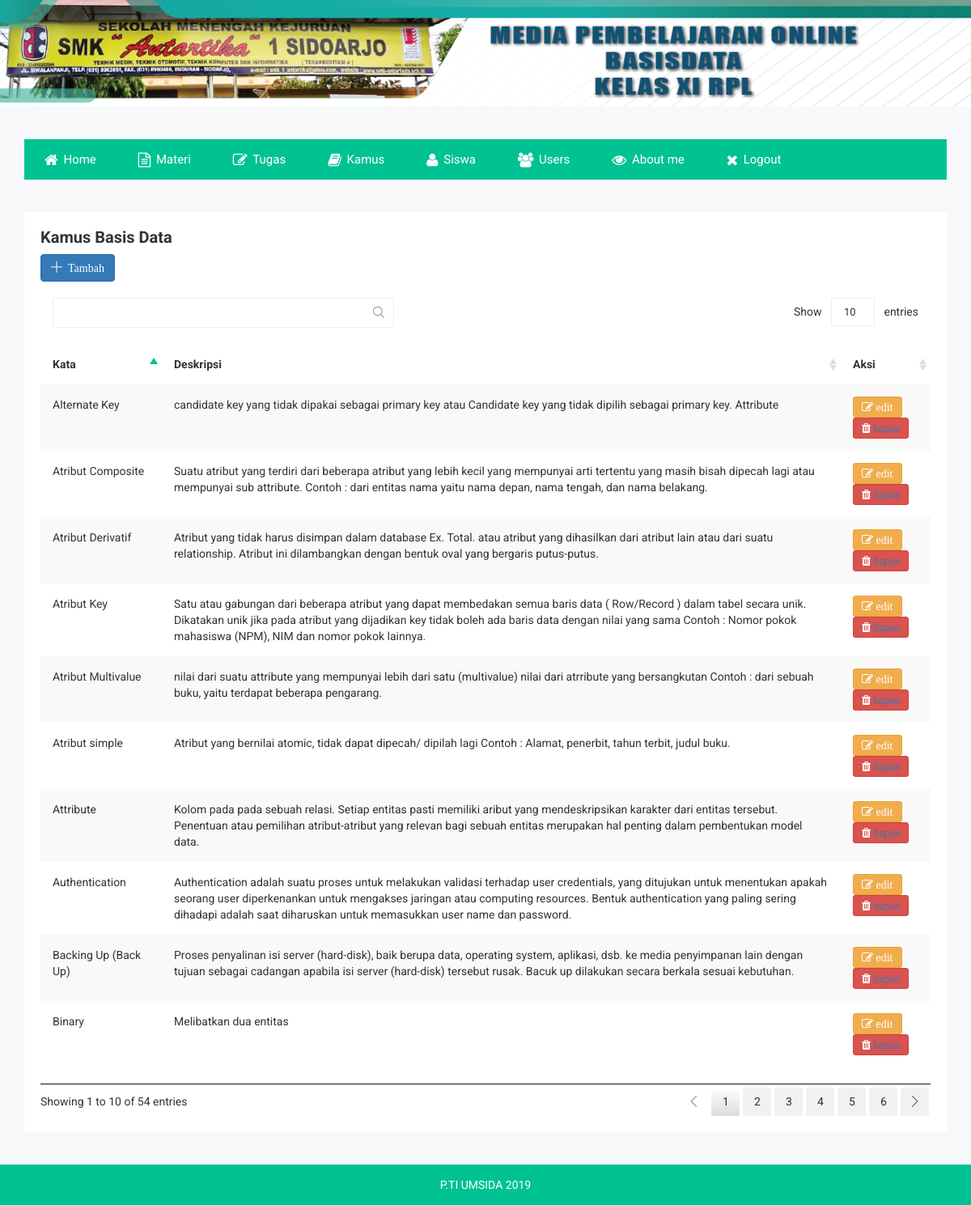
/kamus.php (signed in), run on the app's committed database.
### tables this page shows
CREATE TABLE `tb_kamus` (
  `id_kamus` int(11) NOT NULL AUTO_INCREMENT,
  `kata` varchar(100) DEFAULT NULL,
  `deskrip` text,
  PRIMARY KEY (`id_kamus`)
);

### kamus.php (the view, shortened to what this page needs)
<!doctype html>
<html class="no-js" lang="">
<head>
    <link rel="stylesheet" href="css/bootstrap.min.css">
    <link rel="stylesheet" href="css/font-awesome.min.css">
    <link rel="stylesheet" href="css/owl.carousel.css">
    <link rel="stylesheet" href="css/owl.theme.css">
    <link rel="stylesheet" href="css/owl.transitions.css">
    <link rel="stylesheet" href="css/meanmenu/meanmenu.min.css">
    <link rel="stylesheet" href="css/animate.css">
    <link rel="stylesheet" href="css/normalize.css">
    <link rel="stylesheet" href="css/scrollbar/jquery.mCustomScrollbar.min.css">
    <link rel="stylesheet" href="css/jvectormap/jquery-jvectormap-2.0.3.css">
    <link rel="stylesheet" href="css/notika-custom-icon.css">
    <link rel="stylesheet" href="css/wave/waves.min.css">
    <link rel="stylesheet" href="css/main.css">
    <link rel="stylesheet" href="style.css">
    <link rel="stylesheet" href="css/responsive.css">
    <link rel="stylesheet" href="css/kamus.css">
</head>
<body>
    <?php
    if ($_SESSION['level']=="admin")
    {
        include("headerAdmin.php");
    }
    elseif ($_SESSION['level']=="guru")
    {
        include("headerGuru.php");
    }
    ?>
    <?php
    include_once "config.php";
    $result = mysqli_query($conn, "SELECT * FROM tb_kamus ORDER BY id_kamus ASC");
    ?>
    <div class="data-table-area">
        <div class="container">
            <div class="row">
                <div class="col-lg-12 col-md-12 col-sm-12 col-xs-12">
                    <div class="data-table-list">
                        <div class="basic-tb-hd">
                            <h2>Kamus Basis Data</h2>
                            <a href="tambahKamus.php"><button class="btn btn-primary btn-icon-notika"><i class="notika-icon notika-plus-symbol" title="tambah"> Tambah</i> </button></a>
                        </div>
                        <div class="table-responsive">
                            <table id="data-table-basic" class="table table-striped">
                                <thead>
                                    <tr>
                                        <th>Kata</th>
                                        <th>Deskripsi</th>
                                        <th>Aksi</th>
                                    </tr>
                                </thead>
                                <tbody>
                                   <?php
                                    while($data = mysqli_fetch_array($result)) {
                                        echo"<tr>";
                                        echo "<td>" .$data['kata']. "</td>";
                                        echo "<td>".$data['deskrip']."</td>";
                                        echo "<td><a href='editKamus.php?id=$data[id_kamus]'><button title='edit' class='btn btn-warning btn-sm fa fa-edit'> edit </button>
                                        <button title='hapus' class='btn btn-danger btn-sm fa fa-trash'><a href='deleteKamus.php?id=$data[id_kamus]'> hapus </button></td>";
                                        echo"</tr>";
                                    }
                                    ?>
                            </table>
                        </div>
                    </div>
                </div>
            </div>
        </div>
    </div>
    <div class="footer-copyright-area">
        <div class="container">
            <div class="row">
                <div class="col-lg-12 col-md-12 col-sm-12 col-xs-12">
                    <div class="footer-copy-right">
                        <p>P.TI UMSIDA 2019</p>
                    </div>
                </div>
            </div>
        </div>
    </div>
</body>
</html>

### css/main.css (style rules this page uses)
html { color: #222; font-size: 1em; line-height: 1.4; }

### css/kamus.css (style rules this page uses)
table.dataTable { width:100%;margin:0 auto;clear:both;border-collapse:separate;border-spacing:0 }
table.dataTable thead th,table.dataTable tfoot th { font-weight:bold }
table.dataTable thead th,table.dataTable thead td { padding:10px 18px;border-bottom:1px solid #111111 }
table.dataTable thead .sorting,table.dataTable thead .sorting_asc,table.dataTable thead .sorting_desc { cursor:pointer;*cursor:hand }
table.dataTable thead .sorting,table.dataTable thead .sorting_asc,table.dataTable thead .sorting_desc,table.dataTable thead .sorting_asc_disabled,table.dataTable thead .sorting_desc_disabled { background-repeat:no-repeat;background-position:center right }
table.dataTable thead .sorting { background-image:url("../images/sort_both.png") }
table.dataTable thead .sorting_asc { background-image:url("../images/sort_asc.png") }
table.dataTable tbody tr { background-color:white }
table.dataTable tbody th,table.dataTable tbody td { padding:8px 10px }
table.dataTable.no-footer { border-bottom:1px solid #111111 }
table.dataTable,table.dataTable th,table.dataTable td { -webkit-box-sizing:content-box;box-sizing:content-box }

### data on the page
tb_kamus: kata "Alternate Key", deskrip "candidate key yang tidak dipakai sebagai primary key atau Candidate key yang tidak dipilih sebagai primary key. Attribute"
tb_kamus: kata "Attribute", deskrip "Kolom pada pada sebuah relasi. Setiap entitas pasti memiliki aribut yang mendeskripsikan karakter dari entitas tersebut. Penentuan atau pemilihan atribut-atribut yang relevan bagi sebuah entitas merupakan hal penting dalam pembentukan model data."
tb_kamus: kata "Atribut Key", deskrip "Satu atau gabungan dari beberapa atribut yang dapat membedakan semua baris data ( Row/Record ) dalam tabel secara unik. Dikatakan unik jika pada atribut yang dijadikan key tidak boleh ada baris data dengan nilai yang sama Contoh : Nomor pokok mahasiswa (NPM), NIM dan nomor pokok lainnya."
tb_kamus: kata "Atribut simple", deskrip "Atribut yang bernilai atomic, tidak dapat dipecah/ dipilah lagi Contoh : Alamat, penerbit, tahun terbit, judul buku."
tb_kamus: kata "Atribut Multivalue", deskrip "nilai dari suatu attribute yang mempunyai lebih dari satu (multivalue) nilai dari atrribute yang bersangkutan Contoh : dari sebuah buku, yaitu terdapat beberapa pengarang."
tb_kamus: kata "Atribut Composite", deskrip "Suatu atribut yang terdiri dari beberapa atribut yang lebih kecil yang mempunyai arti tertentu yang masih bisah dipecah lagi atau mempunyai sub attribute. Contoh : dari entitas nama yaitu nama depan, nama tengah, dan nama belakang."
tb_kamus: kata "Atribut Derivatif", deskrip "Atribut yang tidak harus disimpan dalam database Ex. Total. atau atribut yang dihasilkan dari atribut lain atau dari suatu relationship. Atribut ini dilambangkan dengan bentuk oval yang bergaris putus-putus."
tb_kamus: kata "Authentication", deskrip "Authentication adalah suatu proses untuk melakukan validasi terhadap user credentials, yang ditujukan untuk menentukan apakah seorang user diperkenankan untuk mengakses jaringan atau computing resources. Bentuk authentication yang paling sering dihadapi adalah saat diharuskan untuk memasukkan user name dan password."
tb_kamus: kata "Backing Up (Back Up)", deskrip "Proses penyalinan isi server (hard-disk), baik berupa data, operating system, aplikasi, dsb. ke media penyimpanan lain dengan tujuan sebagai cadangan apabila isi server (hard-disk) tersebut rusak. Bacuk up dilakukan secara berkala sesuai kebutuhan."
tb_kamus: kata "Binary", deskrip "Melibatkan dua entitas"
